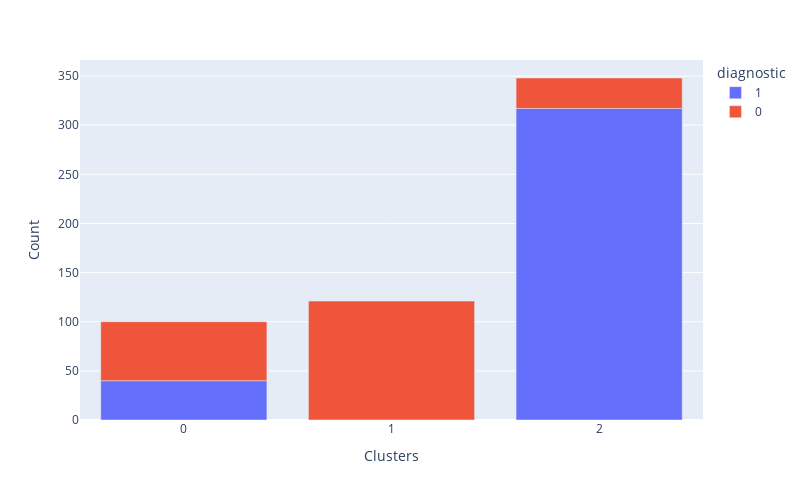

This figure's notebook cell:
### Markdown cell above
## Clusters distribution across Diagnostic levels & Relative Percentage of Diagnostic in each cluster

This analysis shows the Cluster's distribution across Diagnostic. This information is revealed in the previous table, but now we can make it more visual to stakeholders. It has 2 plots:

The first is a bar plot, in the x-axis the clusters, the bar length is how many data points are in that cluster and is coloured by the level of diagnosis (where 0 is malignant, 1 is benign).

The second plot gives a complementary vision to the first. In the first, we saw the absolute values (the counts). Now we see the relative (the percentage).

Let's analyse the plots

The first plot shows that cluster 0 has malignant cases only. Cluster 1 a mix of both cases with malignant predominant. The last cluster is predominantly benign cases (however, there are few malignant cases. If required, you could do a data analysis later on these malignant cases.)

The second plot reveals the percentage presence of Diagnostic (malignant and benign) and displays the percentage in each cluster.

### Code cell
df_cluster_vs_diagnostic=  df_diagnostic.copy()
df_cluster_vs_diagnostic['Clusters'] = X['Clusters']
cluster_distribution_per_variable(df=df_cluster_vs_diagnostic, target='diagnostic')

### Figure 1 — Plotly figure (JSON) as saved in the notebook; plotly's stock layout.template omitted (floating-point values rounded to 4 significant figures)
{"data": [{"hovertemplate": "diagnostic=1<br>Clusters=%{x}<br>Count=%{y}<extra></extra>", "legendgroup": "1", "marker": {"color": "#636efa", "pattern": {"shape": ""}}, "name": "1", "orientation": "v", "showlegend": true, "textposition": "auto", "type": "bar", "x": [2, 0], "xaxis": "x", "y": [317, 40], "yaxis": "y"}, {"hovertemplate": "diagnostic=0<br>Clusters=%{x}<br>Count=%{y}<extra></extra>", "legendgroup": "0", "marker": {"color": "#EF553B", "pattern": {"shape": ""}}, "name": "0", "orientation": "v", "showlegend": true, "textposition": "auto", "type": "bar", "x": [1, 0, 2], "xaxis": "x", "y": [121, 60, 31], "yaxis": "y"}], "layout": {"barmode": "relative", "height": 500, "legend": {"title": {"text": "diagnostic"}, "tracegroupgap": 0}, "margin": {"t": 60}, "width": 800, "xaxis": {"anchor": "y", "domain": [0, 1], "tickmode": "array", "tickvals": [1, 0, 2], "title": {"text": "Clusters"}}, "yaxis": {"anchor": "x", "domain": [0, 1], "title": {"text": "Count"}}}}
